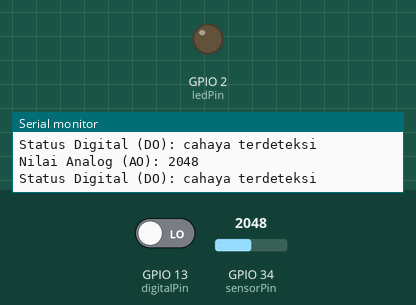
Bench run of a sketch on a simulated ESP32. On the bench: output pins drawn as LEDs (lit = HIGH), the last lines printed to the serial monitor. The inputs (shaded band) are chosen by the test bench; at power-on: GPIO 13 (digitalPin) LOW, GPIO 34 (sensorPin) = 2048.

Above: at 1.8 s.
1.9 s: GPIO 13 (digitalPin) driven HIGH
At 3.2 s:
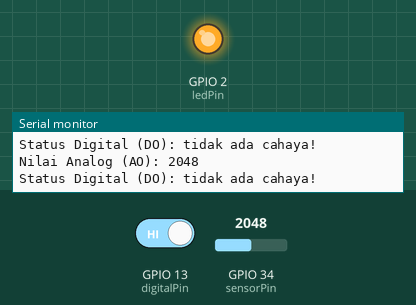
3.5 s: GPIO 13 (digitalPin) driven LOW
At 4.8 s:
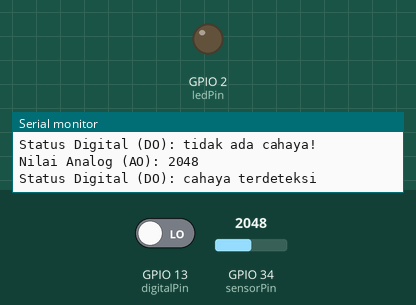
Timing chart, 0 to 6.5 s (numbered marks = the images above; inputs shaded):
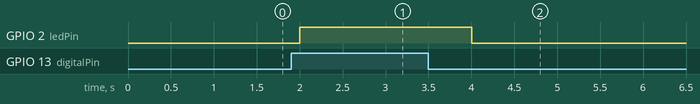

Measured:
- after the input at 1.9 s, GPIO 2 (ledPin): LOW → HIGH after 0.10 s
- after the input at 3.5 s, GPIO 2 (ledPin): HIGH → LOW after 0.50 s

The sketch:

ESP32_Demo2.ino
```cpp
// Deklarasi pin
int sensorPin = 34;   // Pin untuk Analog Output (AO) pada ESP32
int ledPin = 2;       // Pin untuk LED
int digitalPin = 13;  // Pin untuk Digital Output (DO) pada ESP32
int sensorValue = 0;  // Variabel untuk membaca nilai analog dari sensor
int digitalValue = 0; // Variabel untuk membaca nilai digital (HIGH/LOW)

void setup() {
  // Setup pin mode
  pinMode(ledPin, OUTPUT);    // Set pin LED sebagai output
  pinMode(digitalPin, INPUT); // Set pin Digital Output (DO) sebagai input
  Serial.begin(115200);       // Memulai komunikasi serial dengan baud rate 115200

  // Tampilkan pesan awal pada serial monitor
  Serial.println("MQ Sensor dengan ESP32");
}

void loop() {
  // Membaca nilai analog dari AO (sensor)
  sensorValue = analogRead(sensorPin);

  // Membaca nilai digital dari DO (sensor)
  digitalValue = digitalRead(digitalPin);

  // Menampilkan nilai pembacaan ke Serial Monitor
  Serial.print("Nilai Analog (AO): ");
  Serial.println(sensorValue);

  Serial.print("Status Digital (DO): ");
  if (digitalValue == HIGH) {
    Serial.println("tidak ada cahaya!");
    digitalWrite(ledPin, HIGH); // Menyalakan LED jika gas terdeteksi
  } else {
    Serial.println("cahaya terdeteksi ");
    digitalWrite(ledPin, LOW);  // Mematikan LED jika tidak ada gas
  }

  // Delay untuk pembacaan yang stabil
  delay(1000); // Delay 1 detik
}
```
